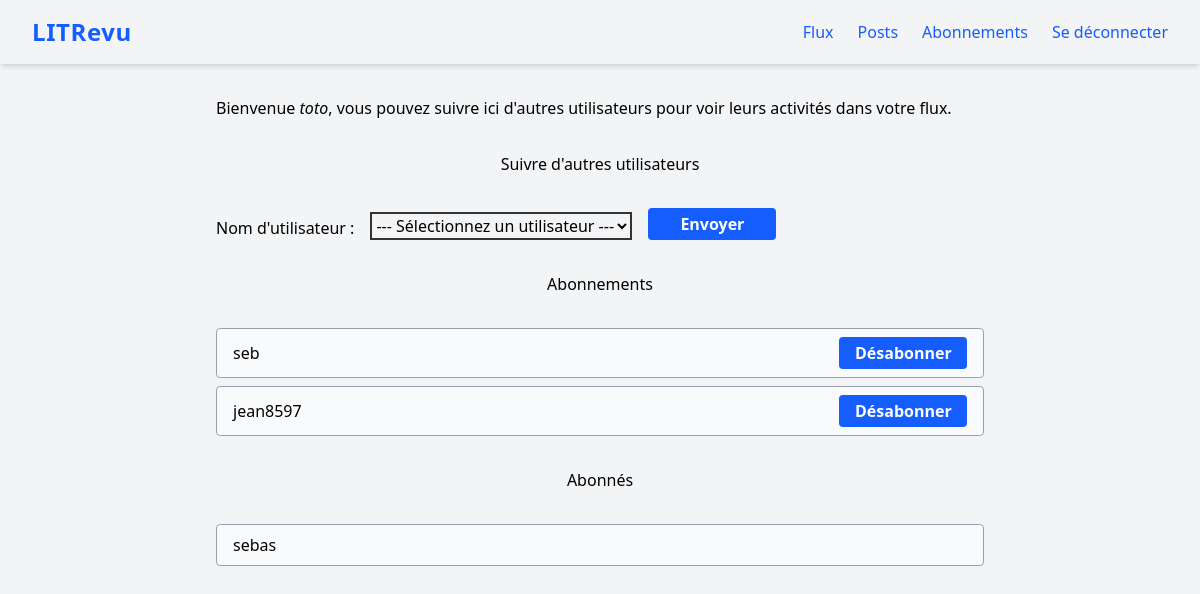
Page /follow-users/ (signed in) on the earlier database version.
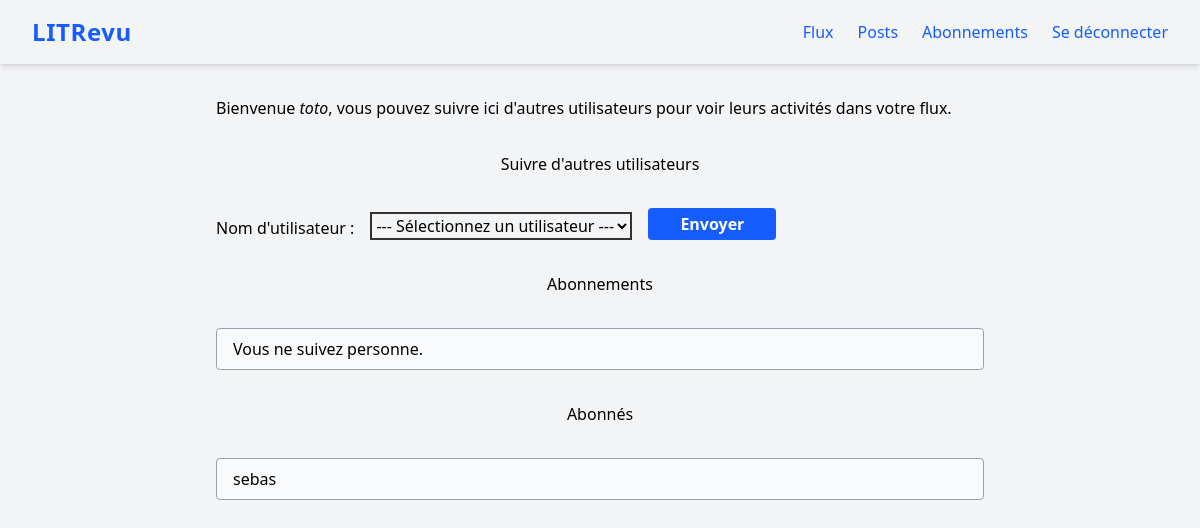
Same page on the later database version.
### authentication/models.py (models this page shows)
class User(AbstractUser):
    follows = models.ManyToManyField(
        'self',
        symmetrical=False,
        verbose_name='suit'
    )

### review/models.py (models this page shows)
class UserFollows(models.Model):
    user = models.ForeignKey(
        to=settings.AUTH_USER_MODEL,
        related_name='following',
        on_delete=models.CASCADE
    )
    followed_user = models.ForeignKey(
        to=settings.AUTH_USER_MODEL,
        related_name='followed_by',
        on_delete=models.CASCADE
    )
    class Meta:
        unique_together = ('user', 'followed_user', )

### review/views.py (the view)
# urls.py: path('follow-users/', review.views.follow_users, name='follow-users'),
@login_required
def follow_users(request):
    message = None
    if request.method == 'POST':
        form = forms.FollowUsersForm(request.POST, user=request.user)
        if form.is_valid():
            username = form.cleaned_data['username']
            try:
                user_to_follow = User.objects.get(username=username)
                if user_to_follow == request.user:
                    message = "Vous ne pouvez pas vous suivre vous-même."
                elif models.UserFollows.objects.filter(
                    user=request.user,
                    followed_user=user_to_follow
                ).exists():
                    message = f"Vous suivez déjà {username}."
                else:
                    models.UserFollows.objects.create(
                        user=request.user,
                        followed_user=user_to_follow
                        )
                    message = f"Vous suivez maintenant {username}."
            except User.DoesNotExist:
                message = f"L'utilisateur '{username}' n'existe pas."
    else:
        form = forms.FollowUsersForm(user=request.user)
    followers = models.UserFollows.objects.filter(followed_user=request.user)
    following = models.UserFollows.objects.filter(user=request.user)
    return render(
        request,
        'review/follow_users_form.html',
        context={
            'form': form,
            'followers': followers,
            'following': following,
            'message': message
        }
    )

### review/forms.py
class FollowUsersForm(forms.Form):
    username = forms.ChoiceField(
        label="Nom d'utilisateur",
        choices=[],
        widget=forms.Select(attrs={
            'class': 'form-control',
            'style': 'border:2px solid #333;'
        })
    )
    def __init__(self, *args, **kwargs):
        current_user = kwargs.pop('user', None)
        super().__init__(*args, **kwargs)
        User = get_user_model()
        users_qs = User.objects.all()
        if current_user:
            users_qs = users_qs.exclude(pk=current_user.pk)
            already_followed = UserFollows.objects.filter(
                user=current_user
            ).values_list('followed_user', flat=True)
            users_qs = users_qs.exclude(pk__in=already_followed)
        self.fields['username'].choices = [
            ('', '--- Sélectionnez un utilisateur ---')
        ] + [
            (user.username, user.username) for user in users_qs
        ]

### review/templates/review/follow_users_form.html (shortened to what this page needs)
{% extends 'base.html' %}
{% block content %}
    <p class="mb-4">Bienvenue <em>{{ user.username }}</em>, vous pouvez suivre ici d'autres utilisateurs pour voir leurs activités dans votre flux.</p>
    <h3 class="text-center my-8">Suivre d'autres utilisateurs</h3>
    <form method="post">
        <div style="display: flex; align-items: flex-end; gap: 1rem;">
            <label for="{{ form.username.id_for_label }}">{{ form.username.label }} : </label>
            {{ form.username }}
            <button type="submit" class="bg-blue-600 text-white px-4 py-1 rounded hover:bg-blue-700 font-semibold transition w-32">Envoyer</button>
        </div>
    </form>
    <h3 class="text-center my-8">Abonnements</h3>
    <div class="flex flex-col gap-2 mb-8">
        {% for follow in following %}
            <div class="flex items-center justify-between border border-gray-400 rounded px-4 py-2 bg-gray-50">
                <span>{{ follow.followed_user }}</span>
                <form method="post" action="{% url 'unfollow-user' follow.followed_user.id %}">
                    <button type="submit" class="bg-blue-600 text-white px-4 py-1 rounded hover:bg-blue-700 font-semibold transition w-32">Désabonner</button>
                </form>
            </div>
        {% empty %}
            <div class="border border-gray-400 rounded px-4 py-2 bg-gray-50">Vous ne suivez personne.</div>
        {% endfor %}
    </div>
    <h3 class="text-center my-8">Abonnés</h3>
    <div class="flex flex-col gap-2 mb-8">
        {% for follow in followers %}
            <div class="border border-gray-400 rounded px-4 py-2 bg-gray-50">{{ follow.user }}</div>
        {% empty %}
            <div class="border border-gray-400 rounded px-4 py-2 bg-gray-50">Aucun abonné.</div>
        {% endfor %}
    </div>
{% endblock content %}

Differences in the rows shown:
removed UserFollows: followed_user "seb", shown under "Abonnements"
removed UserFollows: followed_user "jean8597", shown under "Abonnements"
Other differences:
text now shown: "Vous ne suivez personne."
